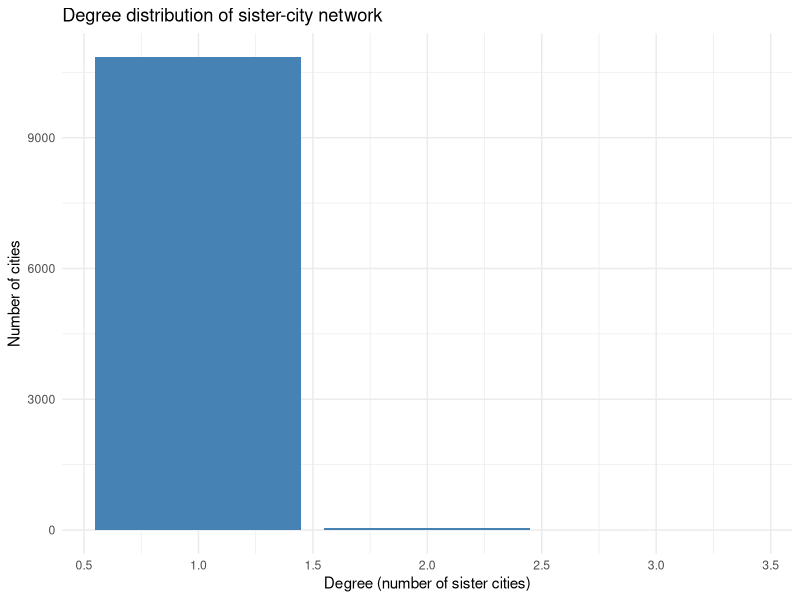

The R source for this figure:
suppressPackageStartupMessages({
  library(tidyverse)
})

# Read nodes (expects analysis script has produced output/nodes.csv)
nodes <- read_csv('output/nodes.csv', show_col_types = FALSE)

# Compute degree distribution
deg_dist <- nodes %>% count(degree) %>% arrange(degree)

# Plot: bar chart (degree on x, number of cities on y)
p <- ggplot(deg_dist, aes(x = degree, y = n)) +
  geom_col(fill = 'steelblue') +
  scale_x_continuous(breaks = scales::pretty_breaks()) +
  labs(x = 'Degree (number of sister cities)', y = 'Number of cities',
       title = 'Degree distribution of sister-city network') +
  theme_minimal()

if(!dir.exists('output')) dir.create('output')

ggsave('output/degree_distribution.png', p, width = 8, height = 5, dpi = 150)
write_csv(deg_dist, 'output/degree_distribution.csv')
message('Wrote output/degree_distribution.png and output/degree_distribution.csv')
